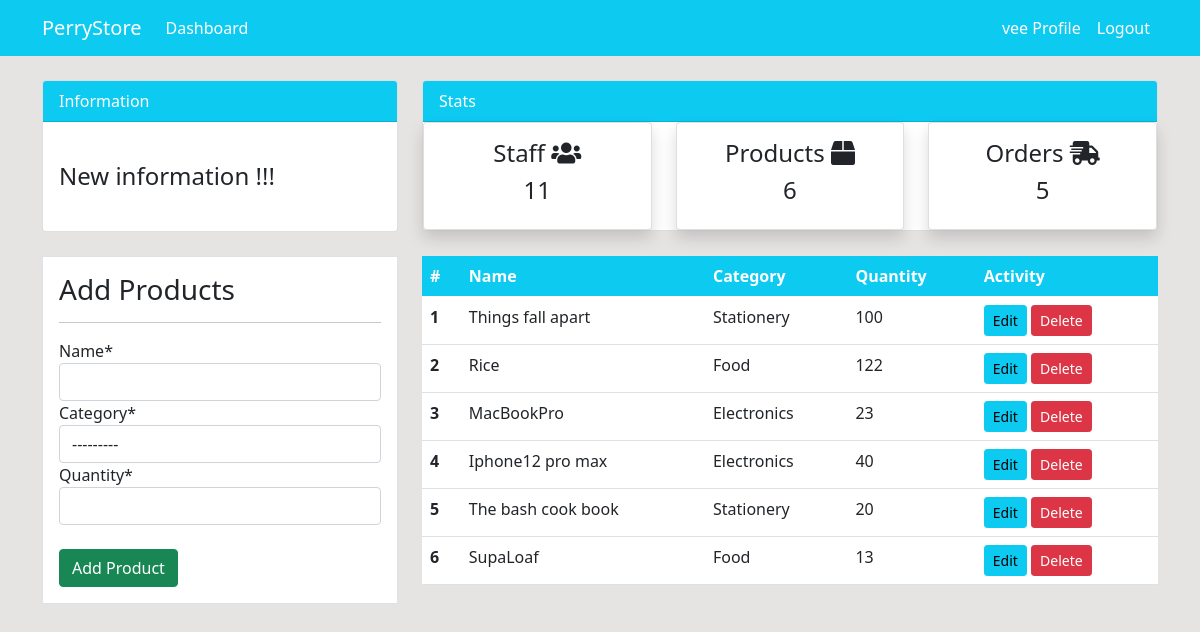
Page /products/ (signed in) on the earlier database version.
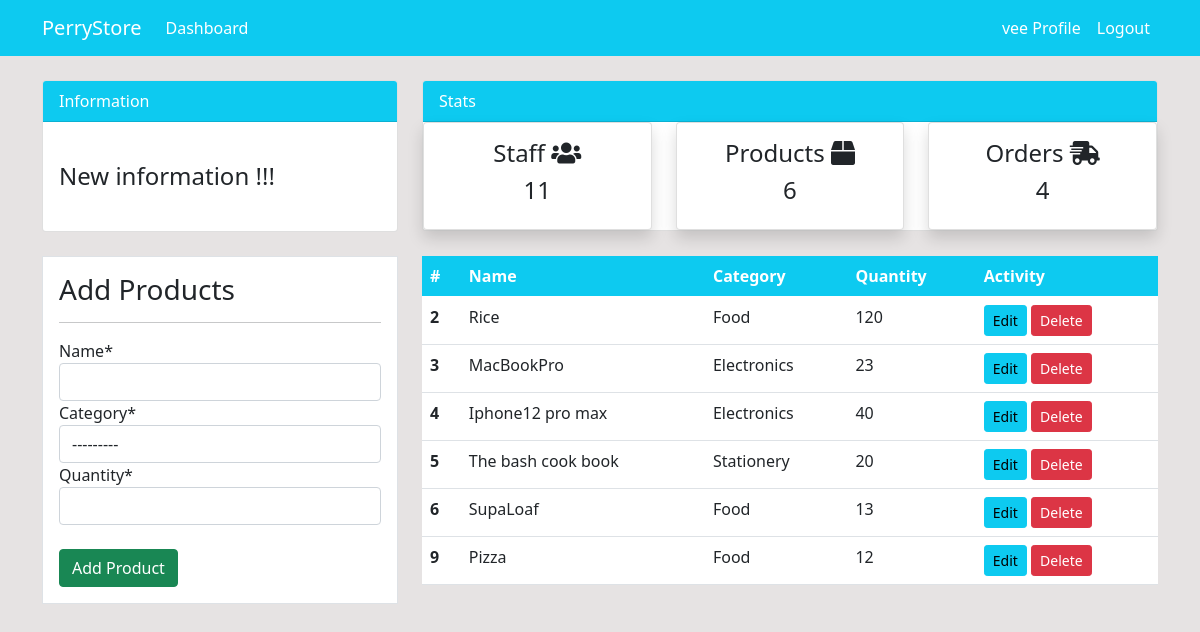
Same page on the later database version.
### dashboards/models.py (models this page shows, shortened)
class Product(models.Model):
    name = models.CharField(max_length=40,null=True)
    category = models.CharField(max_length=40, choices= CATEGORY,null=True)
    quantity = models.PositiveIntegerField(null=True)

### dashboards/views.py (the view)
# urls.py: path('products/', views.products, name = 'dash-products'),
@login_required(login_url = 'login')
def products(request):
    prods = Product.objects.all()
    products_count = prods.count()
    staff = User.objects.all()
    orders = Order.objects.all()
    staff_count = staff.count()
    orders_count = orders.count()
    if request. method == 'POST':
        form = ProductForm(request.POST)
        if form.is_valid():
            form.save()
            product_name = form.cleaned_data.get('name')
            messages.success(request, f'{product_name} has been added successfully')
        return redirect ('dash-products')
    else:
        form = ProductForm()
    context= {
        'prods':prods,
        'form' : form,
        'products_count': products_count,
        'orders_count': orders_count,
        'staff_count':staff_count
    }
    return render(request, 'dashboard/products.html', context)

### dashboards/forms.py
class ProductForm(forms.ModelForm):
    class Meta:
        model = Product
        fields = ['name','category','quantity']

### dashboards/templates/dashboard/products.html (shortened to what this page needs)
{%extends 'partials/base.html' %}
{% block content%}
{% include 'partials/topside.html' %}
{% load crispy_forms_tags %}
 <div class="container">
    <div class="row my-4">
        <div class="col-md-4">
            <div class="border bg-white p-3">
                <h3>Add Products</h3>
                <hr>
                <form method="POST">
                    {{ form| crispy}}
                    <br>
                    <input class="btn btn-success btn-block" type="submit" value="Add Product">
                </form>
            </div>
        </div>
        <div class="col-md-8">
            <table class="table bg-white">
                <thead class="bg-info">
                    <tr class="text-white">
                        <th scope="col">#</th>
                        <th scope="col">Name</th>
                        <th scope="col">Category</th>
                        <th scope="col">Quantity</th>
                        <th scope="col">Activity</th>
                    </tr>
                </thead>
                <tbody>
                    {% for prod in prods %}
                    <tr>
                        <th scope="row">{{prod.id}}</th>
                        <td>{{prod.name}}</td>
                        <td>{{prod.category}}</td>
                        <td>{{prod.quantity}}</td>
                        <td>
                            <a class="btn btn-info btn-sm" href="{% url 'prod-update' prod.id%}">Edit</a>
                            <a class="btn btn-danger btn-sm" href="{% url 'prod-delete' prod.id%}">Delete</a>
                        </td>
                    </tr>
                   {% endfor %}
                </tbody>
            </table>
        </div>
    </div>
</div>
{% endblock %}

Differences in the rows shown:
removed Product: id "1", name "Things fall apart", category "Stationery", quantity "100"
changed Product "Rice": quantity "122" → "120"
added Product: id "9", name "Pizza", category "Food", quantity "12"
Other differences:
{{ orders_count }}: "5" → "4"
